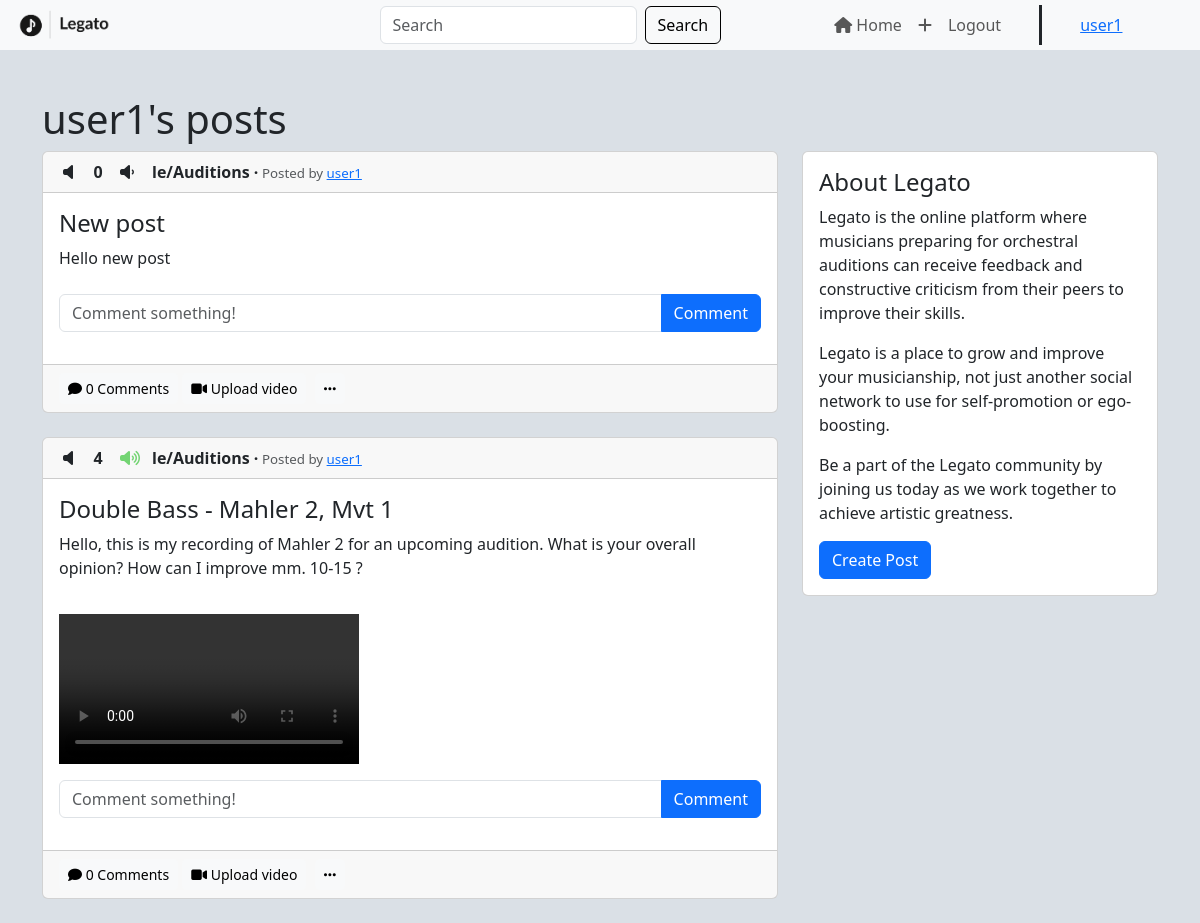
Page /posts/user1 (signed in) on the committed database.
### legato/models.py (models this page shows)
class User(db.Model, UserMixin):
    id = db.Column(db.Integer, primary_key=True)
    email = db.Column(db.String(150), nullable=False, unique=True)
    username = db.Column(db.String(150), nullable=False, unique=True)
    password = db.Column(db.String(150), nullable=False)
    date_created = db.Column(db.DateTime(timezone=True), default=func.now())
    posts = db.relationship('Post', backref='user', passive_deletes=True)
    comments = db.relationship('Comment', backref='user', passive_deletes=True)
    likes = db.relationship('Like', backref='user', passive_deletes=True)
    dislikes = db.relationship('Dislike', backref='user', passive_deletes=True)

class Post(db.Model):
    id = db.Column(db.Integer, primary_key=True)
    title = db.Column(db.String(60), nullable=False)
    text = db.Column(db.Text, nullable=False)
    date_created = db.Column(db.DateTime(timezone=True), default=func.now())
    author_id = db.Column(db.Integer, db.ForeignKey(
        'user.id', ondelete="CASCADE"), nullable=False)
    comments = db.relationship('Comment', backref='post', passive_deletes=True)
    likes = db.relationship('Like', backref='post', passive_deletes=True)
    dislikes = db.relationship('Dislike', backref='post', passive_deletes=True)
    video = db.Column(db.String(100), nullable=True)

### legato/views.py (the view)
@views.route("/posts/<username>")
@login_required
def posts(username):
    user = User.query.filter_by(username=username).first()
    if not user:
        flash("No user with that username exists", category="error")
        return redirect(url_for("views.index"))
    posts = user.posts
    return render_template("posts.html", user=current_user, posts=posts, username=username)

### legato/__init__.py (called while the page is built)
def create_app():
    app = Flask(__name__)
    app.config['SECRET_KEY'] = SECRET_KEY
    app.config["SQLALCHEMY_DATABASE_URI"] = f"sqlite:///{os.path.join(os.getcwd(), 'database.db')}"
    app.config['UPLOAD_FOLDER'] = UPLOAD_FOLDER
    app.config['MAX_CONTENT_LENGTH'] = 100 * 1024 * 1024
    db.init_app(app)
    from .views import views
    from .auth import auth
    app.register_blueprint(views, url_prefix="/")
    app.register_blueprint(auth, url_prefix="/")
    login_manager = LoginManager()
    login_manager.login_view = "auth.login"
    login_manager.init_app(app)
    @login_manager.user_loader
    def load_user(id):
        return User.query.get(int(id))
    with app.app_context():
        from .models import User
        db.create_all()
    return app

### legato/templates/posts.html (shortened to what this page needs)
{% extends "posts_div.html" %}
{% block header %}
{{username}}'s posts
{% endblock %}

### legato/templates/posts_div.html (shortened to what this page needs)
{% extends "layout.html" %}
{% block main %}
<div class="posts">
  <div class="container">
    <div class="row">
      <h1>{% block header %}Auditions{% endblock %}</h1>
      <div class="col-sm-8">
        {% for post in posts %}
        <div class="card">
          <div class="card-header">
            {% if user.id in post.dislikes|map(attribute="author_id")|list %}
            <i class="fa-solid fa-volume-xmark" id="dislike-button-{{post.id}}" onclick="dislike({{post.id}})"></i>
            {% else %}
            <i class="fa-solid fa-volume-off" id="dislike-button-{{post.id}}" onclick="dislike({{post.id}})"></i>
            {% endif %}
            <span id="counter-{{post.id}}" class="counter">
              {{ post.likes|length - post.dislikes|length}}
            </span>
            {% if user.id in post.likes|map(attribute="author_id")|list %}
            <i class="fa-solid fa-volume-high" id="like-button-{{post.id}}" onclick="like({{post.id}})"></i>
            {% else %}
            <i class="fa-solid fa-volume-low" id="like-button-{{post.id}}" onclick="like({{post.id}})"></i>
            {% endif %}
            <span class="legend"><strong id="sub">le/Auditions ·</strong><span class="text-muted"
                style="font-size: 10pt;"> Posted by
                <a href="/posts/{{post.user.username}}">{{post.user.username}}</a>
                {{ post.time_passed }}</span></span>
          </div>
          <div class="card-body">
            <div class="textual-content">
              <h4 class="card-title">{{ post.title }}</h4>
              <p class="card-text">{{ post.text }}</p>
            </div>
            {% if post.video %}
            <div class="video-container">
              <video controls="controls" preload="preload">
                <source src="/static/{{post.video}}" type="video/mp4">
              </video>
            </div>
            {% endif %}
            <form class="input-group mb-3" id="comment" method="POST" action="/create-comment/{{post.id}}">
              <input type="text" id="text" name="text" class="form-control" placeholder="Comment something!" />
              <button type="submit" class="btn btn-primary">Comment</button>
            </form>
          </div>
          <div class="card-footer text-muted">
            <a data-bs-toggle="collapse" href="#comments-{{post.id}}" class="btn btn-light btn-sm"><i
                class="fas fa-comment"></i>
              {{post.comments|length}} Comments</a>
            <a data-bs-toggle="collapse" href="#upload-{{post.id}}" class="btn btn-light btn-sm"><i
                class="fa-solid fa-video"></i> Upload video</a>
            {% if user.id == post.author_id %}
            <a href="#" class="btn btn-light btn-sm" data-bs-toggle="dropdown" aria-expanded="false"
              id="dropdownToggle"><i class="fa-solid fa-ellipsis"></i></a>
            {% endif %}
          </div>
        </div>
        <br />
        {% endfor %}
      </div>
      {% block column %}
      <div class="col-sm-4" style="display: block;">
        <div class="card" id="side-card">
          <div class="card-body">
            <h4 class="card-title">About Legato</h4>
            <p class="card-text">
              Legato is the online platform where musicians preparing for orchestral auditions can receive feedback and
              constructive criticism from their peers to improve their skills.
            <p class="card-text">
              Legato is a place to grow and improve your musicianship, not just another social network to use for
              self-promotion or ego-boosting.
            </p>
            </p>
            <p class="card-text"> Be a part of the Legato community by joining us today as we work together to achieve
              artistic greatness.
            </p>
            <a href="/create-post" class="btn btn-primary btn-block">Create Post</a>
          </div>
        </div>
      </div>
      {% endblock %}
    </div>
  </div>
</div>
{% endblock %}

### legato/templates/layout.html (shortened to what this page needs)
<!DOCTYPE html>
<html lang="en">
<head>
  <link href="https://cdn.jsdelivr.net/npm/bootstrap@5.3.0-alpha1/dist/css/bootstrap.min.css" rel="stylesheet"
 />
  <link href="/static/styles.css" rel="stylesheet">
</head>
<body>
  <nav class="navbar navbar-expand-lg bg-body-tertiary fixed-top">
    <div class="container-fluid">
      <a class="navbar-brand" href="/"><img src="/static/Legato-logos_transparent.png" alt=""></a>
      <div class="collapse navbar-collapse" id="navbarTogglerDemo02">
        <form class="d-flex" role="search" style="margin-left: auto;
        margin-right: auto;">
          <input class="form-control me-2" type="search" placeholder="Search" name="search">
          <button class="btn btn-outline-success" type="submit">Search</button>
        </form>
        <ul class="navbar-nav me-auto mb-2 mb-lg-0">
          <li class="nav-item">
            <a class="nav-item nav-link" href="/index"><i class="fa-solid fa-house"></i> Home</a>
          </li>
          {% if user.is_authenticated %}
          <li class="nav-item">
            <a class="nav-item nav-link" href="/create-post"><i class="fa-solid fa-plus"></i></a>
          </li>
          <li class="nav-item">
            <a class="nav-item nav-link" href="/logout">Logout</a>
          </li>
          <div style="margin-left: 30px;border-left-width: 3px;border-left-style: solid;margin-right: 30px;"></div>
          <li class="nav-item">
            <a class="nav-item nav-link" id="nav-username" href="/posts/{{user.username}}">{{user.username}}</a>
          </li>
          {% endif %}
        </ul>
      </div>
    </div>
  </nav>
  <div>{% block main %}{% endblock %}</div>
</body>
</html>

### legato/static/styles.css (style rules this page uses)
body { background: #dae0e6 !important; margin-top: 75px !important; }
.navbar { --bs-navbar-padding-y: 0; }
.navbar-nav { margin-left: auto; margin-right: auto; padding-right: 10px; padding-left: 10px; margin-bottom: 10px; }
.navbar-brand { width: 150px; font-size: 24px; }
.navbar-brand img { height: 40px; float: left; margin-right: 7px; }
#navbarTogglerDemo02 { margin-right: 0px; margin-left: 65px; padding-left: 89px; padding-right: 0px; }
#nav-username { color: rgba(var(--bs-link-color-rgb), var(--bs-link-opacity, 1)); text-decoration: underline; }
.btn-outline-success { --bs-btn-color: black; --bs-btn-border-color: black; --bs-btn-hover-color: #fff; --bs-btn-hover-bg: orange; --bs-btn-hover-border-color: black; --bs-btn-focus-shadow-rgb: 25, 135, 84; --bs-btn-active-color: #fff; --bs-btn-active-bg: orange; --bs-btn-active-border-color: orange; --bs-btn-active-shadow: inset 0 3px 5px rgba(0, 0, 0, 0.125); --bs-btn-disabled-color: orange; --bs-btn-disabled-bg: transparent; --bs-btn-disabled-border-color: orange; --bs-gradient: none; }
.card-header { display: flex; align-items: center; }
.card-header i { font-size: 16px; margin-right: 10px; width: 24px; text-align: center; }
.card-header .counter { font-size: 16px; min-width: 20px; text-align: center; position: relative; left: -6px; font-weight: bold; }
.fa-volume-low { margin-right: 5px; margin-left: 4px; padding-right: 6px; }
.fa-volume-high { color: rgb(115, 212, 115); margin-right: 5px; margin-left: 4px; }
.fa-volume-off { margin-left: 1px; min-width: 20px; padding-right: 8px; }
#side-card { position: sticky; top: 55px; }
.posts { padding-top: 20px; }
.video-container { margin: 10px auto; }
video { max-width: 100%; }

### rows in the picture
User: username "user1"
Post: likes|length "0", user.username "user1", title "New post", text "Hello new post", comments|length "0"
Post: likes|length "4", user.username "user1", title "Double Bass - Mahler 2, Mvt 1", text "Hello, this is my recording of Mahler 2 for an upcoming audition. What is your overall opinion? How can I improve mm. 10-15 ?", comments|length "0"
